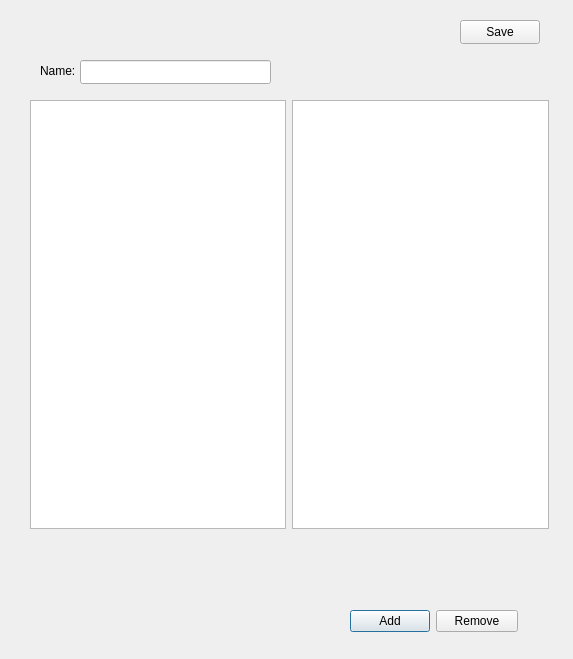
<?xml version="1.0" encoding="UTF-8"?>
<ui version="4.0">
 <class>GroupChatDialog</class>
 <widget class="QDialog" name="GroupChatDialog">
  <property name="geometry">
   <rect>
    <x>0</x>
    <y>0</y>
    <width>573</width>
    <height>659</height>
   </rect>
  </property>
  <property name="windowTitle">
   <string>Dialog</string>
  </property>
  <widget class="QWidget" name="layoutWidget">
   <property name="geometry">
    <rect>
     <x>350</x>
     <y>610</y>
     <width>168</width>
     <height>26</height>
    </rect>
   </property>
   <layout class="QFormLayout" name="formLayout_2">
    <item row="0" column="0">
     <widget class="QPushButton" name="addUserButton">
      <property name="text">
       <string>Add</string>
      </property>
     </widget>
    </item>
    <item row="0" column="1">
     <widget class="QPushButton" name="removeUserButton">
      <property name="text">
       <string>Remove</string>
      </property>
     </widget>
    </item>
   </layout>
  </widget>
  <widget class="QWidget" name="">
   <property name="geometry">
    <rect>
     <x>30</x>
     <y>100</y>
     <width>519</width>
     <height>429</height>
    </rect>
   </property>
   <layout class="QFormLayout" name="formLayout">
    <item row="0" column="1">
     <widget class="QListWidget" name="selectedUserListWidget"/>
    </item>
    <item row="0" column="0">
     <widget class="QListWidget" name="userListWidget"/>
    </item>
   </layout>
  </widget>
  <widget class="QPushButton" name="saveButton">
   <property name="geometry">
    <rect>
     <x>460</x>
     <y>20</y>
     <width>80</width>
     <height>24</height>
    </rect>
   </property>
   <property name="text">
    <string>Save</string>
   </property>
  </widget>
  <widget class="QLabel" name="groupNameLabel">
   <property name="geometry">
    <rect>
     <x>40</x>
     <y>60</y>
     <width>41</width>
     <height>21</height>
    </rect>
   </property>
   <property name="text">
    <string>Name:</string>
   </property>
  </widget>
  <widget class="QLineEdit" name="groupNameEdit">
   <property name="geometry">
    <rect>
     <x>80</x>
     <y>60</y>
     <width>191</width>
     <height>24</height>
    </rect>
   </property>
  </widget>
 </widget>
 <resources/>
 <connections/>
</ui>
